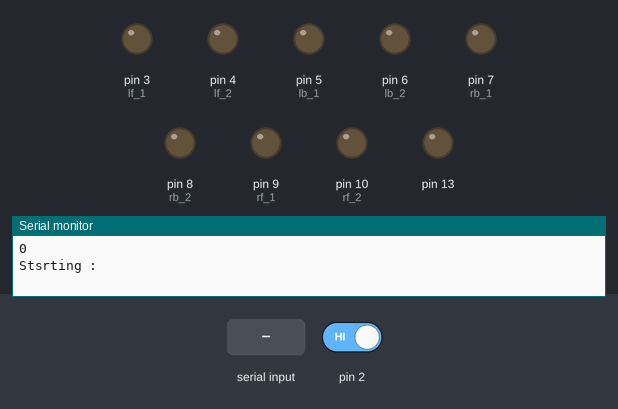
The sketch below on a simulated Arduino Uno, built with avr-gcc and run on an emulated ATmega328P. On the bench: output pins drawn as LEDs (lit = HIGH), the last lines printed to the serial monitor. Inputs (shaded band) come from the test bench; at power-on: pin 2 HIGH.

Above: at 1.2 s.
1.3 s: "F" received over Serial
At 1.9 s:
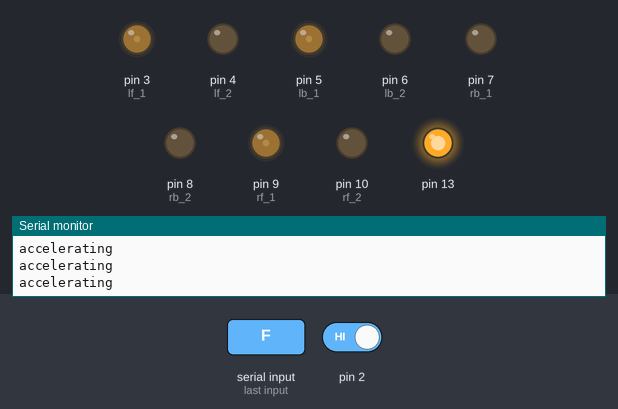
4.3 s: pin 2 driven LOW
At 6.1 s:
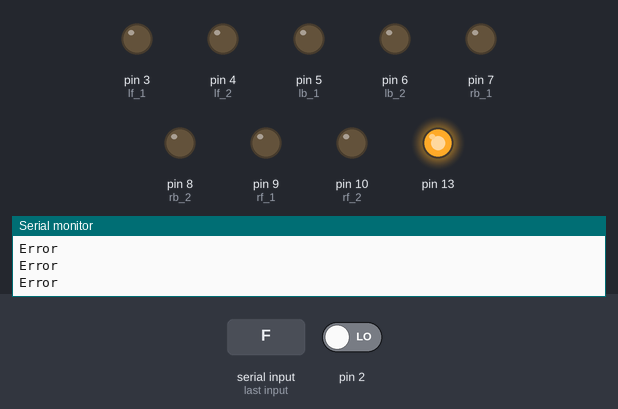
6.4 s: "B" received over Serial
At 6.7 s:
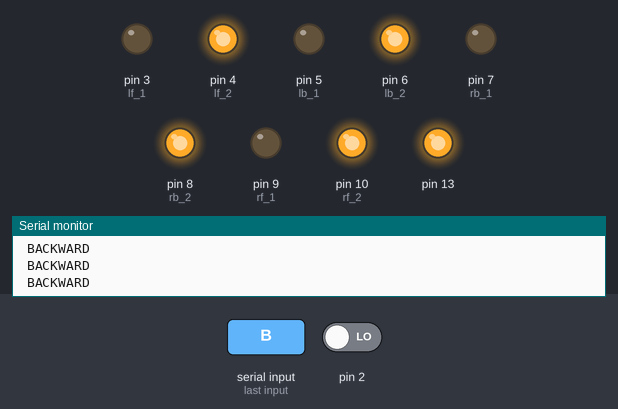
Timing chart, 0 to 9.4 s (numbered marks = the images above; inputs shaded):
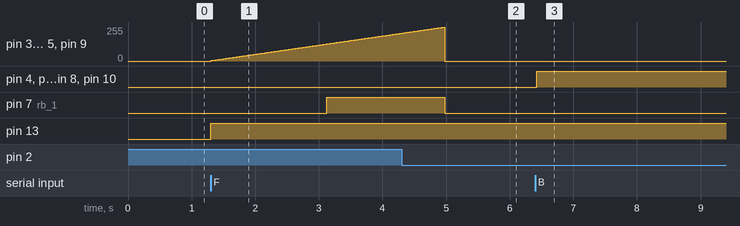

The sketch:

rccar.ino
```cpp
#include <AFMotor.h>

#define lf_1 3
#define lf_2 4
#define lb_1 5
#define lb_2 6

#define rf_1 9
#define rf_2 10
#define rb_1 7
#define rb_2 8


int c = 0;
//int 12;
int stat;
char state = 'u0000';
void setup() {

  Serial.begin(9600);
  pinMode(13, OUTPUT);
  pinMode(stat, INPUT);
  Serial.println(c);
  pinMode(lf_1, OUTPUT);
  pinMode(lf_2, OUTPUT);
  pinMode(lb_1, OUTPUT);
  pinMode(lb_2, OUTPUT);

  pinMode(rf_1, OUTPUT);
  pinMode(rf_2, OUTPUT);
  pinMode(rb_1, OUTPUT);
  pinMode(rb_2, OUTPUT);
  Serial.println("Stsrting : ");
  // put your setup code here, to run on
  pinMode(2, INPUT);
}
int check_char(char a, char b)
{
  if (a == b)
  {
    return 0;
  }
  else
  {
    return 1;
  }
}
void loop() {
  // put your main code here, to run repeatedly:
  //if(digitalRead(stat)==HIGH)
  //{
  stat = digitalRead(2);
  // Serial.println(stat);

  if (stat == 0)
  {

    Serial.println("Error ");
    digitalWrite(lf_1, LOW);
    digitalWrite(lf_2, LOW);
    digitalWrite(lb_1, LOW);
    digitalWrite(lb_2, LOW);

    digitalWrite(rf_1, LOW);
    digitalWrite(rf_2, LOW);
    digitalWrite(rb_1, LOW);
    digitalWrite(rb_2, LOW);
  }


  if (Serial.available() > 0)
  {
    char prev_state = state;
    state = Serial.read();
    Serial.println("\t "+state);
    int ans = check_char(prev_state, state);
    switch (ans)
    {
      case 0:
        c = c;
        break;
      case 1:
        c = 0;
        break;
      default:
        Serial.println("NOT DEFINED ");
    }
    if (state == 'F')

    {
      digitalWrite(13, HIGH);
      Serial.println("Forward ");
      c++;
      if (c <= 100)
      {
        for (int i = 0; i <= 255; i++)
        {
          Serial.println("accelerating");
          analogWrite(lf_1, i);
          digitalWrite(lf_2, LOW);
          analogWrite(lb_1, i);
          digitalWrite(lb_2, LOW);

          analogWrite(rf_1, i);
          digitalWrite(rf_2, LOW);
          analogWrite(rb_1, i);
          digitalWrite(rb_2, LOW);
          //delay(25);
        }
      }

      digitalWrite(lf_1, HIGH);
      digitalWrite(lf_2, LOW);
      digitalWrite(lb_1, HIGH);
      digitalWrite(lb_2, LOW);

      digitalWrite(rf_1, HIGH);
      digitalWrite(rf_2, LOW);
      digitalWrite(rb_1, HIGH);
      digitalWrite(rb_2, LOW);

    }


  }
  else if (state == 'B')
  {
    c++;
    if (c <= 100)
    {
      for (int i = 0; i = 255; i++)
      {
        digitalWrite(13, HIGH);
        Serial.println(" BACKWARD ");

        digitalWrite(lf_1, LOW);
        analogWrite(lf_2, i);
        digitalWrite(lb_1, LOW);
        analogWrite(lb_2, i);

        digitalWrite(rf_1, LOW);
        analogWrite(rf_2, i);
        digitalWrite(rb_1, LOW);
        analogWrite(rb_2, i);
        delay(25);
      }
      digitalWrite(lf_1, LOW);
      digitalWrite(lf_2, HIGH);
      digitalWrite(lb_1, LOW);
      digitalWrite(lb_2, HIGH);

      digitalWrite(rf_1, LOW);
      digitalWrite(rf_2, HIGH);
      digitalWrite(rb_1, LOW);
      digitalWrite(rb_2,HIGH);
    }
  }
    else if (state == 'L')

    {
      digitalWrite(13, HIGH);
      Serial.println(" LEFT ");
      digitalWrite(lf_1, LOW);
      digitalWrite(lf_2, HIGH);
      digitalWrite(lb_1, LOW);
      digitalWrite(lb_2, HIGH);

      digitalWrite(rf_1, HIGH);
      digitalWrite(rf_2, LOW);
      digitalWrite(rb_1, HIGH);
      digitalWrite(rb_2, LOW);
    }
    else if (state == 'R')
    {
      digitalWrite(13, HIGH);
      Serial.println(" RIGHT ");

      digitalWrite(lf_1, HIGH);
      digitalWrite(lf_2, LOW);
      digitalWrite(lb_1, HIGH);
      digitalWrite(lb_2, LOW);

      digitalWrite(rf_1, LOW);
      digitalWrite(rf_2, HIGH);
      digitalWrite(rb_1, LOW);
      digitalWrite(rb_2, HIGH);
    }

    else if (state == 'S')
    {
      digitalWrite(13, LOW);
      Serial.println(" STOP ");
      digitalWrite(lf_1, LOW);
      digitalWrite(lf_2, LOW);
      digitalWrite(lb_1, LOW);
      digitalWrite(lb_2, LOW);

      digitalWrite(rf_1, LOW);
      digitalWrite(rf_2, LOW);
      digitalWrite(rb_1, LOW);
      digitalWrite(rb_2, LOW);
    }

}
```

Measured:
- after the input at 1.3 s, pin 3 (lf_1), pin 5 (lb_1), pin 9 (rf_1): moves from 0/255 to 208/255 over 3.0 s, starting at once; pin 7 (rb_1): LOW → HIGH after 1.8 s; pin 13: LOW → HIGH at once
- after the input at 4.3 s, pin 7 (rb_1): HIGH → LOW after 0.68 s
- after the input at 6.4 s, pin 4 (lf_2), pin 6 (lb_2), pin 8 (rb_2), pin 10 (rf_2): LOW → HIGH at once
